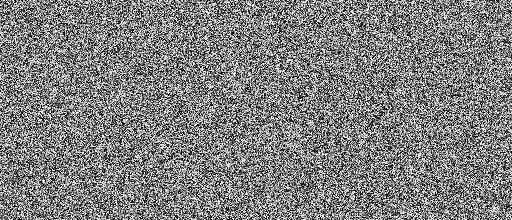
#> input picture tests/fixtures/ilastik/pinned_noise_220x512.tiff, 512 x 220 px; its folder holds only this picture in this run
$ python -i 26-roi-detection-spike.py   (imports and definitions only)
#> lines starting #> are read from the running program, lines starting #| are printed output that depends on the picture
#> further down, picture is the input picture: shape (220, 512); min 0, max 255, mean 127.5
"""design/26 — spike: can microclaw detect a user-described ROI and act on it?

Three questions, run in order. None of them need Micro-Manager or a microscope.

  B. Can a classifier trained on FIVE example images pick the right tiles?
     Synthetic 'mitotic-like' vs 'interphase-like' vs 'empty' fields. Pure
     numpy/skimage — the point is to find the floor, i.e. what we get with the
     dependencies already in pyproject.toml, before arguing for torch. B also
     measures what a REFIT does to the score scale, which is what makes a
     shipped default threshold impossible (F3).

  C. What does it cost — to fit, and per tile? A tile scan has a dwell budget of
     roughly (exposure + settle) ≈ 100–500 ms. Anything under that is free;
     anything over it halves scan throughput.

  D. Does UMAP belong in the scoring chain? (Optional; skips if absent.)

  E. Where does the classical floor actually BREAK, and how far does a still-
     free numpy/skimage descriptor climb before a learned (torch) backend is
     the only lever left? The whole backend ladder in the survey table is
     justified by argument, because on B's by-construction data the classical
     floor is already perfect. E builds concepts it is structurally blind to.

The sections are lettered B/C/D/E because A — "can a hook enqueue an acquisition
from image_process_fn?" — outgrew this file and now lives in
design/24-event-queue-spike.py, alongside design/24, which is the bug it found.

Run:  python design/26-roi-detection-spike.py
Nothing here touches hardware, the network, or ~/.microclaw.
"""
from __future__ import annotations

import sys
import time

import numpy as np

RNG = np.random.default_rng(0)
SEP = "=" * 78


# ---------------------------------------------------------------------------
# B. Five examples, one classifier
# ---------------------------------------------------------------------------
#
# The user hands us a description and a handful of example images. Three
# synthetic classes stand in for "what the user wants" vs "what else is on the
# slide": bright compact chromatin (call it mitotic), diffuse nuclei
# (interphase), and empty/debris field. Only the first is wanted.
#
# Everything here uses numpy + scipy + skimage, all of which microclaw already
# depends on. No torch, no sklearn.

TILE = 256


# [69 lines left out: functions _tile, features, not called in this run]


class NearestMeanProbe:
    """The FIRST draft of the probe, kept only so B_1 can fail it.

    Standardize, take the class means, score along the difference of prototypes
    (a diagonal-LDA / nearest-mean rule). It fits in microseconds and it reads
    like the obviously-right answer for five examples: no capacity, nothing to
    overfit.

    It is also the worst head in the table, and it took FIVE SEEDS to see that.
    The first draft of design/26 reported this probe at AUC 0.994 / precision@k
    0.95 — which is seed 0, and seed 0 is the luckiest of five. On seed 3 it gets
    AUC 0.727 and 2 of its top 19 candidates are real. A mean-difference direction
    has no margin: it is set by the CENTROID of the five examples, so one
    unrepresentative example tilts it and nothing pushes back.

    Kept in the tree for the same reason make_event_stream_total_cap is kept —
    a claim this doc made and this spike now refutes should stay executable.
    """
    name = "nearest-mean (first draft)"

    # [16 lines left out: function fit, not called in this run]

    def score(self, x: np.ndarray) -> float:
        z = (x - self.mu) / self.sd
        return float(np.clip((z @ self.w + self.b) / self.scale, -1, 1))


class LinearSVMProbe:
    """Soft-margin linear SVM: hinge + L2, plain subgradient descent.

    Same SHAPE as nearest-mean — one direction in a ~12-dim standardized space,
    no capacity to overfit — but the direction is set by the BOUNDARY points
    rather than by the centroid, which is what makes it stable across seeds.
    n~60, d~12, so "gradient descent" here is ~15 ms and needs no sklearn.
    """
    name = "linear SVM"

    def __init__(self, C: float = 1.0, iters: int = 2000, lr: float = 0.05):
        self.C, self.iters, self.lr = C, iters, lr

    # [15 lines left out: function fit, not called in this run]

    def score(self, x: np.ndarray) -> float:
        z = (x - self.mu) / self.sd
        return float(np.clip((z @ self.w + self.b) / self.scale, -1, 1))


class LogisticProbe:
    """L2-regularized logistic regression. THE ONE TO SHIP — but not for its AUC.

    On this data it ties the SVM (both are perfect on all five seeds), so accuracy
    is not the tiebreak. The tiebreak is the SCALE. This head's output is a
    PROBABILITY, so its range is a property of the model class, not of the
    training set: `scale` is 1.0 by construction and stays 1.0 across a refit.
    The nearest-mean and SVM heads normalise by max|projection| over the fit, so
    refitting them rescales every score in the survey (B_2).

    Read that carefully, because it is exactly the kind of claim design/20 exists
    to stop: the scale is FIT-INDEPENDENT, which is not the same as CALIBRATED.
    The fit is class-weighted to 50/50 and the slide is ~12% positive, so p=0.5
    does NOT mean "half the tiles like this one are hits." The number stops MOVING
    under a refit; it does not thereby start MEANING anything. That is why B_2
    ends on a rank-relative budget rather than on a probability.

    The L2 term is load-bearing, not hygiene: the classes here are linearly
    separable, and unregularized logistic weights diverge on separable data.
    """
    name = "logistic"

    def __init__(self, lam: float = 1.0, iters: int = 3000, lr: float = 0.1):
        self.lam, self.iters, self.lr = lam, iters, lr

    # [13 lines left out: function fit, not called in this run]

    def score(self, x: np.ndarray) -> float:
        z = (x - self.mu) / self.sd
        return float(1 / (1 + np.exp(-(z @ self.w + self.b))))


FewShotProbe = LogisticProbe          # what design/26 proposes to ship
HEADS = (NearestMeanProbe, LinearSVMProbe, LogisticProbe)


# [340 lines left out: functions _augment, _auc, _one_slide, section_b, _b1_the_head_is_the_variance, _b2_what_survives_a_refit and 3 more, not called in this run]


# ---------------------------------------------------------------------------
# E. Where does the classical floor break, and what climbs back WITHOUT torch?
# ---------------------------------------------------------------------------
#
# The survey table lists a whole ladder of heavier backends above the classical
# floor — a frozen ViT embedding ("the upgrade path"), Cellpose, bioimage.io.
# Every one of them is justified in the doc BY ARGUMENT, because on section B's
# synthetic data the classical floor already scores a perfect AUC: there is no
# gap for a 2 GB torch dependency to climb. "It does not measure YOLOE, or
# DINOv2, against the classical floor" is in the doc's own list of things it
# does not do.
#
# We cannot run DINOv2/Cellpose/YOLOE here (torch is not installed, and that is
# the honest state of the rig too — section C). But we do not have to, to prune,
# because the question those rows sit on top of is answerable with numpy alone:
#
#   1. Does the classical floor have a REAL failure mode, or only an argued one?
#      Section B's classes differ by construction, so a perfect AUC there is a
#      property of the fake data. Build a concept the classical descriptor is
#      STRUCTURALLY blind to and watch it collapse.
#   2. When it collapses, does a still-free numpy/skimage descriptor climb back,
#      or is a learned embedding genuinely the only lever left?
#
# Three concepts, increasing in the kind of understanding they need. The probe
# (LogisticProbe, the shipped head) and the fit are held FIXED across all three;
# the ONLY thing that changes is the descriptor — which is exactly the seam the
# doc says every backend plugs into ("the only thing a backend supplies is
# image -> np.ndarray"). Everything below is numpy/scipy/skimage, already in
# pyproject.toml. No torch.


def _add_gaussian(img: np.ndarray, cy: float, cx: float, sigma: float, amp: float) -> None:
    yy, xx = np.mgrid[0:TILE, 0:TILE]
    img += amp * np.exp(-((yy - cy) ** 2 + (xx - cx) ** 2) / (2 * sigma ** 2))


# [56 lines left out: functions _add_segment, _fiber_tile, _triple_tile, not called in this run]


def _oriented_features(image: np.ndarray) -> np.ndarray:
    """Three ROTATION-INVARIANT texture-anisotropy scalars, from the gradient
    structure tensor. numpy/scipy only — the cheapest possible rung ABOVE the
    classical floor, and still `augment_helps = False` (a global rotation leaves
    all three unchanged), so it still compiles to a self-contained hook.

      * energy-weighted local coherence  (aligned fibers -> high)
      * global structure-tensor coherence (a field-wide dominant axis -> high)
      * 1 - normalised orientation entropy (one orientation dominating -> high)
    """
    from scipy import ndimage

    img = image.astype(np.float32)
    sig = np.clip(img - float(np.median(img)), 0, None)
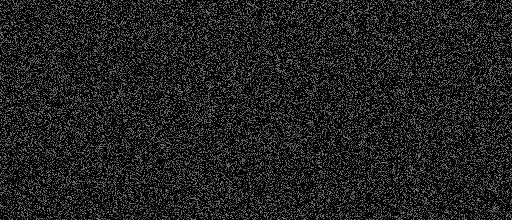
#> sig: shape (220, 512) float32; min 0, max 127, mean 31.8
    norm = sig / (float(sig.max()) or 1.0)
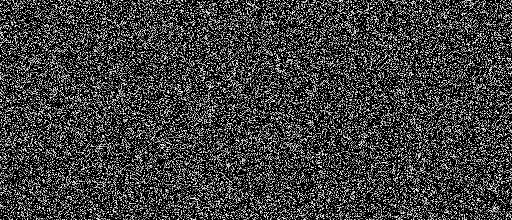
#> norm: shape (220, 512) float32; min 0, max 1, mean 0.25
    gy, gx = np.gradient(norm)
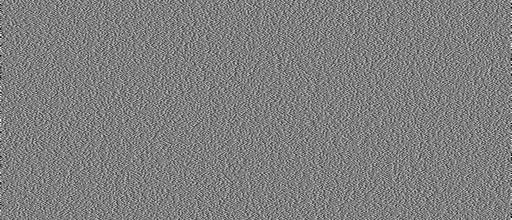
#> gx: shape (220, 512) float32; min -1, max 1, mean -7.1e-06; drawn with min black and max white

    s = 4.0
    Axx = ndimage.gaussian_filter(gx * gx, s)
    Axy = ndimage.gaussian_filter(gx * gy, s)
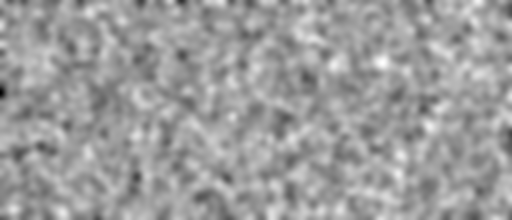
#> Axy: shape (220, 512) float32; min -0.0378, max 0.0231, mean -0.000266; drawn with min black and max white
    Ayy = ndimage.gaussian_filter(gy * gy, s)
    tr = Axx + Ayy
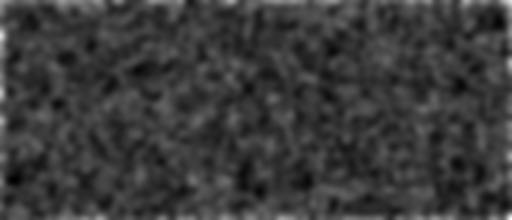
#> tr: shape (220, 512) float32; min 0.0668, max 0.239, mean 0.107; drawn with min black and max white
    coh = np.sqrt((Axx - Ayy) ** 2 + 4 * Axy ** 2) / (tr + 1e-9)
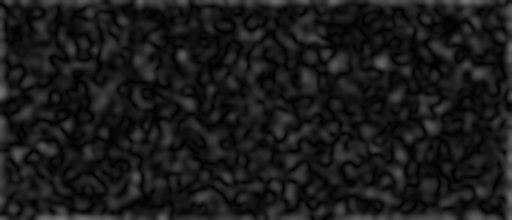
#> coh: shape (220, 512) float32; min 0.000196, max 0.448, mean 0.104
    mean_coh = float((coh * tr).sum() / (tr.sum() + 1e-9))
#> mean_coh = 0.107

    Gxx, Gxy, Gyy = float((gx * gx).sum()), float((gx * gy).sum()), float((gy * gy).sum())
#> Gxx = 5969.7; Gxy = -29.93; Gyy = 6037.9
    global_coh = float(np.sqrt((Gxx - Gyy) ** 2 + 4 * Gxy ** 2) / (Gxx + Gyy + 1e-9))
#> global_coh = 0.00755

    ang = np.arctan2(gy, gx) % np.pi
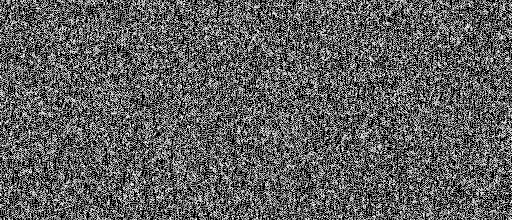
#> ang: shape (220, 512) float32; min 0, max 3.13, mean 1.17; drawn with min black and max white
    hist, _ = np.histogram(ang, bins=18, range=(0, np.pi),
                           weights=np.sqrt(gx ** 2 + gy ** 2))
#> hist = 18 values, max 5803.4 at index 9, min 965.8 at index 17, mean 1743.9
    p = hist / (hist.sum() + 1e-9)
#> p = 18 values, max 0.185 at index 9, min 0.0308 at index 17, mean 0.0556
    ent = float(-(p * np.log(p + 1e-12)).sum()) / np.log(18)
#> ent = 0.918

    return np.array([mean_coh, global_coh, 1.0 - ent], dtype=np.float64)


# [100 lines left out: functions _concept_slide, section_e, not called in this run]


# [10 lines not run here, left out]

>>> import cv2
>>> picture = cv2.imread('../tests/fixtures/ilastik/pinned_noise_220x512.tiff', cv2.IMREAD_GRAYSCALE)
>>> result = _oriented_features(picture)
#> result = [0.107, 0.00755, 0.0819]
